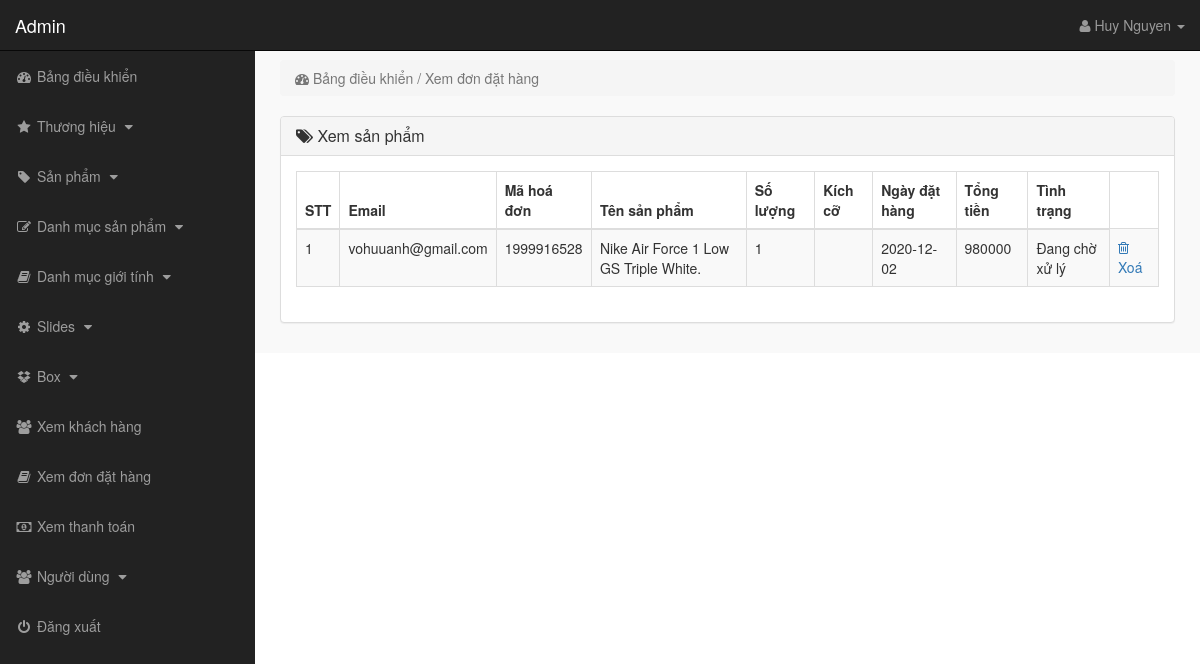
/admin_area/index.php?view_orders (signed in), run on the app's committed database.
### tables this page shows
CREATE TABLE `pending_orders` (
  `order_id` int(10) NOT NULL,
  `customer_id` int(10) NOT NULL,
  `invoice_no` int(10) NOT NULL,
  `product_id` int(10) NOT NULL,
  `qty` int(10) NOT NULL,
  `size` text NOT NULL,
  `order_status` text NOT NULL
);

CREATE TABLE `customers` (
  `customer_id` int(10) NOT NULL,
  `customer_name` varchar(255) NOT NULL,
  `customer_email` varchar(255) NOT NULL,
  `customer_pass` varchar(255) NOT NULL,
  `customer_country` text NOT NULL,
  `customer_city` text NOT NULL,
  `customer_contact` varchar(255) NOT NULL,
  `customer_address` text NOT NULL,
  `customer_image` text NOT NULL,
  `customer_ip` varchar(100) NOT NULL
);

CREATE TABLE `products` (
  `product_id` int(10) NOT NULL,
  `p_cat_id` int(10) NOT NULL,
  `cat_id` int(10) NOT NULL,
  `manufacturer_id` int(10) NOT NULL,
  `date` timestamp NOT NULL DEFAULT current_timestamp() ON UPDATE current_timestamp(),
  `product_title` text NOT NULL,
  `product_img` text NOT NULL,
  `product_price` int(10) NOT NULL,
  `product_keywords` text NOT NULL,
  `product_desc` text NOT NULL
);

CREATE TABLE `customer_orders` (
  `order_id` int(10) NOT NULL,
  `customer_id` int(10) NOT NULL,
  `due_amount` int(100) NOT NULL,
  `invoice_no` int(11) NOT NULL,
  `qty` int(10) NOT NULL,
  `size` text NOT NULL,
  `order_date` date NOT NULL,
  `order_status` text NOT NULL
);

### admin_area/view_orders.php (the view)
<?php
if (!isset($_SESSION['admin_email'])) {
    echo "<script>window.open('login.php','_self')</script>";
} else {
?>
<div class="row">
    <div class="col-lg-12">
        <ol class="breadcrumb">
            <li class="active">
                <i class="fa fa-dashboard"></i> Bảng điều khiển / Xem đơn đặt hàng
            </li>
        </ol>
    </div>
</div>
<div class="row">
    <div class="col-lg-12">
        <div class="panel panel-default">
            <div class="panel-heading">
                <h3 class="panel-title">
                    <i class="fa fa-tags"></i> Xem sản phẩm
                </h3>
            </div>
            <div class="panel-body">
                <div class="table-responsive">
                    <table class="table table-striped table-bordered table-hover">
                        <thead>
                            <tr>
                                <th> STT </th>
                                <th> Email </th>
                                <th> Mã hoá đơn </th>
                                <th> Tên sản phẩm </th>
                                <th> Số lượng </th>
                                <th> Kích cỡ </th>
                                <th> Ngày đặt hàng </th>
                                <th> Tổng tiền </th>
                                <th> Tình trạng </th>
                            </tr>
                        </thead>
                        <tbody>
                            <?php
                                $i = 0;
                                $get_orders = "select * from pending_orders";
                                $run_orders = mysqli_query($conn, $get_orders);
                                while ($row_order = mysqli_fetch_array($run_orders)) {
                                    $order_id = $row_order['order_id'];
                                    $c_id = $row_order['customer_id'];
                                    $invoice_no = $row_order['invoice_no'];
                                    $product_id = $row_order['product_id'];
                                    $qty = $row_order['qty'];
                                    $size = $row_order['size'];
                                    $order_status = $row_order['order_status'];
                                    $get_products = "select * from products where product_id='$product_id'";
                                    $run_products = mysqli_query($conn, $get_products);
                                    $row_products = mysqli_fetch_array($run_products);
                                    $product_title = $row_products['product_title'];
                                    $get_customer = "select * from customers where customer_id='$c_id'";
                                    $run_customer = mysqli_query($conn, $get_customer);
                                    $row_customer = mysqli_fetch_array($run_customer);
                                    $customer_email = $row_customer['customer_email'];
                                    $get_c_order = "select * from customer_orders where order_id='$order_id'";
                                    $run_c_order = mysqli_query($conn, $get_c_order);
                                    $row_c_order = mysqli_fetch_array($run_c_order);
                                    $order_date = $row_c_order['order_date'];
                                    $order_amount = $row_c_order['due_amount'];
                                    $i++;
                                ?>
                            <tr>
                                <td> <?php echo $i; ?> </td>
                                <td> <?php echo $customer_email; ?> </td>
                                <td> <?php echo $invoice_no; ?></td>
                                <td> <?php echo $product_title; ?> </td>
                                <td> <?php echo $qty; ?></td>
                                <td> <?php echo $size; ?> </td>
                                <td> <?php echo $order_date; ?> </td>
                                <td> <?php echo $order_amount; ?> </td>
                                <td> <?php echo $order_status; ?> </td>
                                <td>
                                    <a href="index.php?delete_order=<?php echo $order_id; ?>">
                                        <i class="fa fa-trash-o"></i> Xoá
                                    </a>
                                </td>
                            </tr>
                            <?php } ?>
                        </tbody>
                    </table>
                </div>
            </div>
        </div>
    </div>
</div>
<?php } ?>

### admin_area/includes/sidebar.php (shortened to what this page needs)
<?php
if (!isset($_SESSION['admin_email'])) {
    echo "<script>window.open('login.php','_self')</script>";
} else {
?>
<nav class="navbar navbar-inverse navbar-fixed-top">
    <div class="navbar-header">
        <a href="index.php?dashboard" class="navbar-brand">Admin</a>
    </div>
    <ul class="nav navbar-right top-nav">
        <li class="dropdown">
            <a href="#" class="dropdown-toggle" data-toggle="dropdown">
                <i class="fa fa-user"></i> <?php echo $admin_name; ?> <b class="caret"></b>
            </a>
        </li>
    </ul>
    <div class="collapse navbar-collapse navbar-ex1-collapse">
        <ul class="nav navbar-nav side-nav">
            <li>
                <a href="index.php?dashboard">
                    <i class="fa fa-fw fa-dashboard"></i> Bảng điều khiển
                </a>
            </li>
            <li>
                <a href="#" data-toggle="collapse" data-target="#manufacturers">
                    <i class="fa fa-fw fa-star"></i> Thương hiệu
                    <i class="fa fa-fw fa-caret-down"></i>
                </a>
            </li>
            <li>
                <a href="#" data-toggle="collapse" data-target="#products">
                    <i class="fa fa-fw fa-tag"></i> Sản phẩm
                    <i class="fa fa-fw fa-caret-down"></i>
                </a>
            </li>
            <li>
                <a href="#" data-toggle="collapse" data-target="#p_cat">
                    <i class="fa fa-fw fa-edit"></i> Danh mục sản phẩm
                    <i class="fa fa-fw fa-caret-down"></i>
                </a>
            </li>
            <li>
                <a href="#" data-toggle="collapse" data-target="#cat">
                    <i class="fa fa-fw fa-book"></i> Danh mục giới tính
                    <i class="fa fa-fw fa-caret-down"></i>
                </a>
            </li>
            <li>
                <a href="#" data-toggle="collapse" data-target="#slides">
                    <i class="fa fa-fw fa-gear"></i> Slides
                    <i class="fa fa-fw fa-caret-down"></i>
                </a>
            </li>
            <li>
                <a href="#" data-toggle="collapse" data-target="#boxes">
                    <i class="fa fa-fw fa-dropbox"></i> Box
                    <i class="fa fa-fw fa-caret-down"></i>
                </a>
            </li>
            <li>
                <a href="index.php?view_customers">
                    <i class="fa fa-fw fa-users"></i> Xem khách hàng
                </a>
            </li>
            <li>
                <a href="index.php?view_orders">
                    <i class="fa fa-fw fa-book"></i> Xem đơn đặt hàng
                </a>
            </li>
            <li>
                <a href="index.php?view_payments">
                    <i class="fa fa-fw fa-money"></i> Xem thanh toán
                </a>
            </li>
            <li>
                <a href="#" data-toggle="collapse" data-target="#users">
                    <i class="fa fa-fw fa-users"></i> Người dùng
                    <i class="fa fa-fw fa-caret-down"></i>
                </a>
            </li>
            <li>
                <a href="logout.php">
                    <i class="fa fa-fw fa-power-off"></i> Đăng xuất
                </a>
            </li>
        </ul>
    </div>
</nav>
<?php } ?>

### admin_area/css/style.css (style rules this page uses)
body { margin-top: 100px; }
@media (min-width: 768px) { body { margin-top: 50px; } }
.top-nav { padding: 0 15px; }
.top-nav>li { display: inline-block; }
.top-nav>li>a { color: #999999; line-height: 20px; padding-top: 15px; padding-bottom: 15px; }
@media (min-width: 768px) { .side-nav { position: fixed; top: 51px; bottom: 0; width: 255px; overflow-y: auto; overflow-x: hidden; background-color: #222222; padding-bottom: 40px; border-radius: 0; } }
@media (min-width: 768px) { .side-nav>li>a { width: 255px; } }
.panel-body { border-radius: 5px; }

### data on the page
pending_orders: customer.customer_email "vohuuanh@gmail.com", invoice_no "1999916528", product.product_title "Nike Air Force 1 Low GS Triple White.", qty "1", customer_orders.order_date "2020-12-02", customer_orders.due_amount "980000", order_status "Đang chờ xử lý"

### other printed values
$admin_name "Huy Nguyen"
